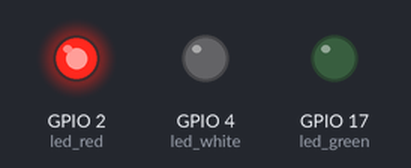
Bench run of a program on a simulated Raspberry Pi (BCM pin numbers). Parts: output pins drawn as LEDs (lit = HIGH).

Above: at 2.5 s.
At 7.5 s:
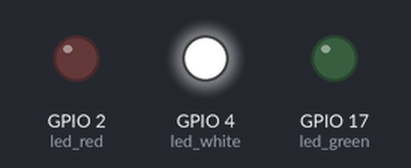
At 12.5 s:
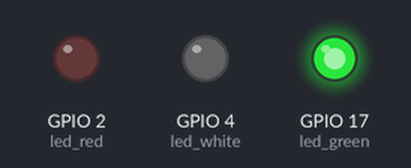
Timing chart, 0 to 19.5 s (numbered marks = the images above):
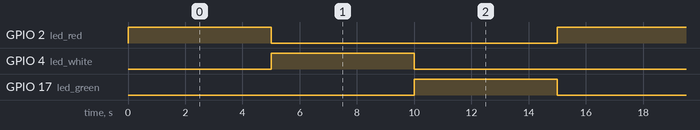

Measured:
- by itself, GPIO 2 (led_red), GPIO 4 (led_white), GPIO 17 (led_green): alternates HIGH for 5.0 s and LOW for 10.0 s
- by itself, everything shown: repeats every 15.0 s, in 3 steps

The program:

trafficlightua.py
```python
from gpiozero import LED
from time import sleep


led_red = LED(2)
led_white = LED(4)
led_green = LED(17)

while True:
    led_red.on()
    sleep(5)
    led_red.off()


    led_white.on()
    sleep(5)
    led_white.off()

    led_green.on()
    sleep(5)
    led_green.off()
```
